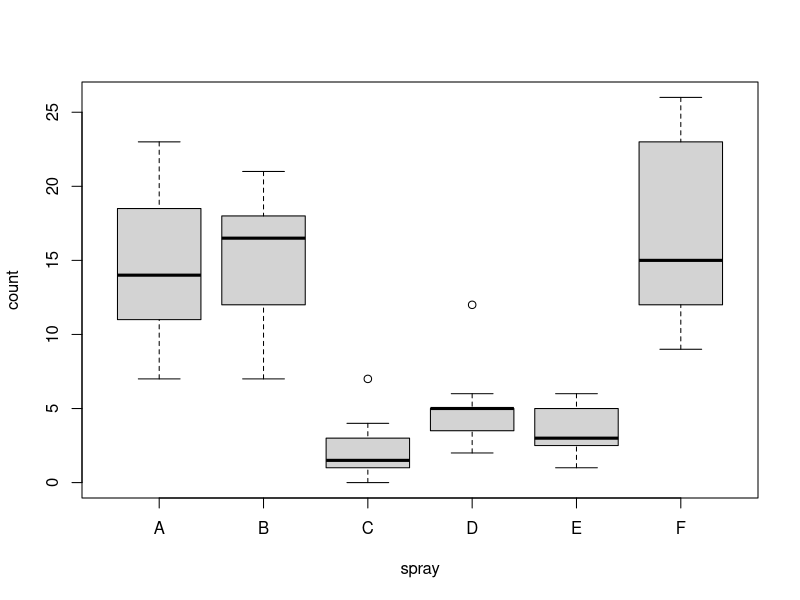
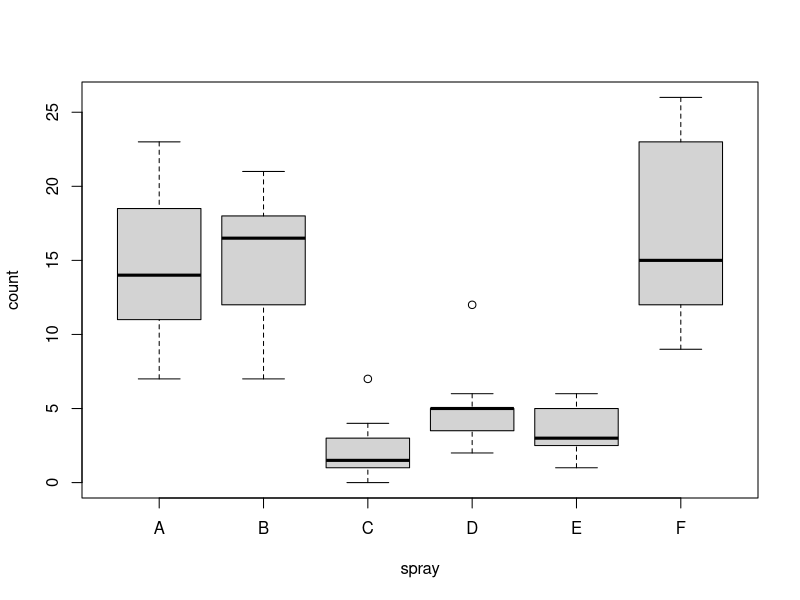

Source code (R) for these figures, in order:
# -*- coding: utf-8 -*-

# 作者：Sosai
# 时间：2022/3/30  9:52 
# 名称：ThirdClass.R
# 工具：PyCharm
# 因子
a1 <- c(1,2,3)
factor1 <- as.factor(a1)
print("无序因子：")
print(factor1)
ordered <- as.ordered(a1)
print("有序因子：")
print(ordered)
a<-c("Poor","Improved","Excellent","Poor")
b<-as.factor(a)
levels(b)
levels(b)[1]<-"one"
print(b)


# 条件筛选
vector1 <- seq(from = 2, to = 50, by = 2)
print(vector1[20])
print(c(vector1[10], vector1[15], vector1[20]))
print(vector1[10:20])
print(vector1[vector1 > 40])


boxplot(count ~ spray, data = InsectSprays)
boxplot(count ~ spray, data = InsectSprays, col = "lightgray")

# 读取文件
csv_data <- read.csv("R_learning/data/medical3.csv", header = T)
txt_data <- read.table("R_learning/data/medical3.txt", header = T)
scan_data <- scan("R_learning/data/scan.txt", what = "character", sep = "@", encoding = "GBK")
